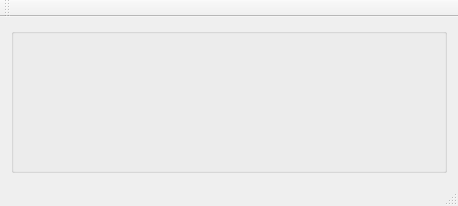
<?xml version="1.0" encoding="UTF-8"?>
<ui version="4.0">
 <class>MainWindow</class>
 <widget class="QMainWindow" name="MainWindow">
  <property name="geometry">
   <rect>
    <x>0</x>
    <y>0</y>
    <width>458</width>
    <height>206</height>
   </rect>
  </property>
  <property name="windowTitle">
   <string>RingSequencer</string>
  </property>
  <widget class="QWidget" name="centralWidget">
   <layout class="QHBoxLayout" name="horizontalLayout">
    <item>
     <widget class="QGroupBox" name="groupBox_RingSequencer">
      <property name="title">
       <string/>
      </property>
     </widget>
    </item>
   </layout>
  </widget>
  <widget class="QMenuBar" name="menuBar">
   <property name="geometry">
    <rect>
     <x>0</x>
     <y>0</y>
     <width>458</width>
     <height>25</height>
    </rect>
   </property>
  </widget>
  <widget class="QToolBar" name="mainToolBar">
   <attribute name="toolBarArea">
    <enum>TopToolBarArea</enum>
   </attribute>
   <attribute name="toolBarBreak">
    <bool>false</bool>
   </attribute>
  </widget>
  <widget class="QStatusBar" name="statusBar"/>
 </widget>
 <layoutdefault spacing="6" margin="11"/>
 <resources/>
 <connections/>
</ui>
